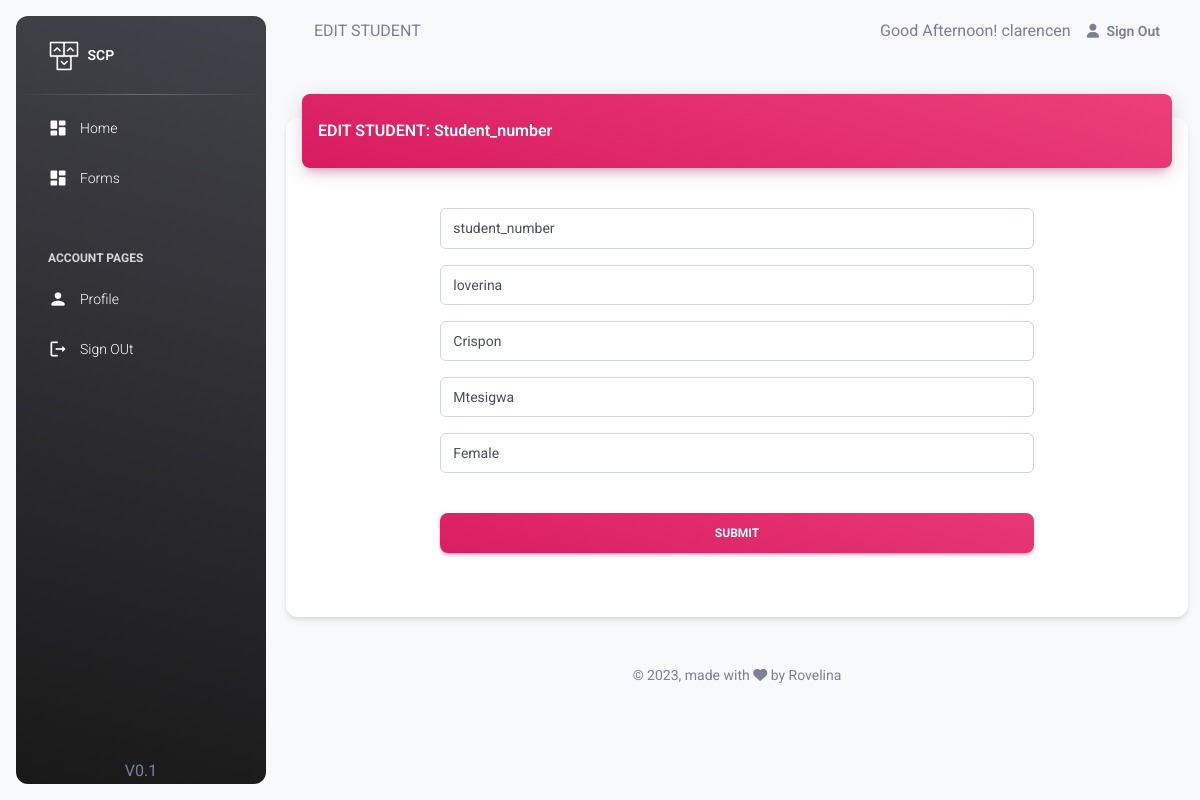
The app's page /pages/staff/edit_student.php?id=student_number (signed in) with its own data.
### tables this page shows
CREATE TABLE `staff` (
  `staff_number` varchar(50) NOT NULL,
  `first_name` varchar(50) NOT NULL,
  `middle_name` varchar(50) NOT NULL,
  `staff_type` int(11) NOT NULL,
  `email` varchar(50) NOT NULL,
  `password` varchar(250) NOT NULL,
  `last_name` varchar(50) NOT NULL,
  `department` int(11) NOT NULL,
  `title` varchar(50) NOT NULL
);

CREATE TABLE `student` (
  `student_number` varchar(50) NOT NULL,
  `user_name` varchar(50) NOT NULL,
  `password` varchar(250) NOT NULL,
  `first_name` varchar(50) NOT NULL,
  `middle_name` varchar(50) NOT NULL,
  `last_name` varchar(50) NOT NULL,
  `gender` int(11) NOT NULL,
  `department` int(11) NOT NULL,
  `completion_year` int(11) NOT NULL
);

### classes/Account.php (called while the page is built, shortened)
<?php
 class Account {
    public function staff_session_detail($sessin_id)
    {
        try{
            $db = getDB();
            $stmt = $db->prepare("SELECT staff_type,first_name,middle_name,last_name,staff_type FROM staff WHERE staff_number=:staff_number");
            $stmt->bindParam("staff_number", $sessin_id,PDO::PARAM_STR);
            $stmt->execute();
            $data = $stmt->fetch(PDO::FETCH_OBJ);
            return $data;
        }
        catch(PDOException $e) {
            echo '{"error":{"text":'. $e->getMessage() .'}}';
        }
    }
 }
?>

### classes/Student.php (called while the page is built, shortened)
<?php
 class Student {
    public function get_all_gender()
    {
        try{
            $db = getDB();
            $stmt = $db->prepare("SELECT *  FROM gender ");
            $stmt->execute();
            $data = $stmt->fetchAll();
            return $data;
        }
        catch(PDOException $e) {
            echo '{"error":{"text":'. $e->getMessage() .'}}';
        }
    }
    public function get_student($id)
    {
        try{
            $db = getDB();
            $stmt = $db->prepare("SELECT * FROM student std
             inner join gender gnd on gnd.gender_id = std.gender
             WHERE student_number=:student_number");
            $stmt->bindParam("student_number", $id,PDO::PARAM_STR);
            $stmt->execute();
            $data = $stmt->fetch(PDO::FETCH_OBJ);
            return $data;
        }
        catch(PDOException $e) {
            echo '{"error":{"text":'. $e->getMessage() .'}}';
        }
    }
 }
?>

### pages/staff/edit_student.php (the view, shortened to what this page needs)
<?php
    include('../session.php');
    $page_tittle = "EDIT STUDENT ";
    $SessinUser=$account_class->staff_session_detail($login_session_id);
    $genders=$student_class->get_all_gender();
    $id =$_GET['id'];
    $StudentData=$student_class->get_student($id);
?>
<!DOCTYPE html>
<html lang="en">
  <head>
    <?php include 'head.php';?>
  </head>
  <body class="g-sidenav-show  bg-gray-100">
    <?php include 'aside.php';?>
    <main class="main-content border-radius-lg ">
      <?php include 'navbar.php';?>
      <div class="container-fluid py-4">
        <div class="row">
          <div class="col-12">
            <div class="card my-4">
              <div class="card-header p-0 position-relative mt-n4 mx-3 z-index-2">
                <div class="bg-gradient-primary shadow-primary border-radius-lg pt-4 pb-3">
                  <div class="row">
                      <div class="col-6">
                        <h6 class="text-white  text-capitalize ps-3">EDIT STUDENT: <?php  echo $id;?> </h6>
                      </div>
                  </div>
                </div>
              </div>
              <div class="card-body px-0 pb-2">
                <div class="row">
                  <div class="col-2"></div>
                  <div class="col-8">
                    <form role="form" action="../actions/action_edit_student.php"  method="post"class="text-start">
                      <div class="input-group input-group-outline my-3">
                        <input type="text" placeholder="Student Number"  required readonly value ="<?php  echo $id;?>"  name="student_number"class="form-control">
                      </div>
                      <div class="input-group input-group-outline my-3">
                        <input type="text"  required placeholder="Firs Name"  value ="<?php  echo $StudentData->first_name;?>" name="first_name" class="form-control">
                      </div>
                      <div class="input-group input-group-outline mb-3">
                        <input type="text"   placeholder="Middle Name " value ="<?php  echo $StudentData->middle_name;?>" required name="middle_name" class="form-control">
                      </div>
                      <div class="input-group input-group-outline mb-3">
                        <input type="text"   placeholder=" Last Name " required value ="<?php  echo $StudentData->last_name;?>" name="last_name" class="form-control">
                      </div>
                      <div class="input-group input-group-outline mb-3">
                        <select class="form-control" name="gender"  required>
                            <?php
                              $selected_value = $StudentData->gender;
                              foreach ($genders as $gender) {
                                $selected = ($gender['type_id'] == $selected_value) ? 'selected' : '';
                                echo "<option value='{$gender['gender_id']}' $selected>{$gender['gender_name']}</option>";
                              }
                            ?>
                        </select>
                      </div>
                      <div class="text-center">
                        <button type="submit" name="Submit"  class="btn bg-gradient-primary w-100 my-4 mb-2">Submit</button>
                      </div>
                    </form>
                  </div>
                  <div class="col-2"></div>
                </div>
              </div>
              <div class="card-footer">
              </div>
            </div>
          </div>
        </div>
        <?php include 'footer.php';?>
      </div>
    </main>
  </body>
</html>

### pages/staff/navbar.php
<nav class="navbar navbar-main navbar-expand-lg px-0 mx-4 shadow-none border-radius-xl" id="navbarBlur" data-scroll="true">
  <div class="container-fluid py-1 px-3">
    <nav aria-label="breadcrumb">
      <?php echo $page_tittle;?>
    </nav>
    <div class="collapse navbar-collapse mt-sm-0 mt-2 me-md-0 me-sm-4" id="navbar">
      <div class="ms-md-auto pe-md-3 d-flex align-items-center">
      <?php
        $current_hour = date('H');
        if ($current_hour >= 5 && $current_hour < 12) {
            echo "Good Morning! ". $SessinUser->first_name;
        } elseif ($current_hour >= 12 && $current_hour < 18) {
            echo "Good Afternoon! ". $SessinUser->first_name;
        } else {
            echo "Good Evening! ". $SessinUser->first_name;
        }
      ?>
      </div>
      <ul class="navbar-nav  justify-content-end">
        <li class="nav-item d-flex align-items-center">
           <?php include '../sign_out_link.php';?>
        </li>
      </ul>
    </div>
  </div>
</nav>

### records on screen
staff: first_name "clarencen"
student: first_name "loverina", middle_name "Crispon", last_name "Mtesigwa"

### other values on screen
$page_tittle "EDIT STUDENT"
$id "Student_number"
form field gender "Female"
